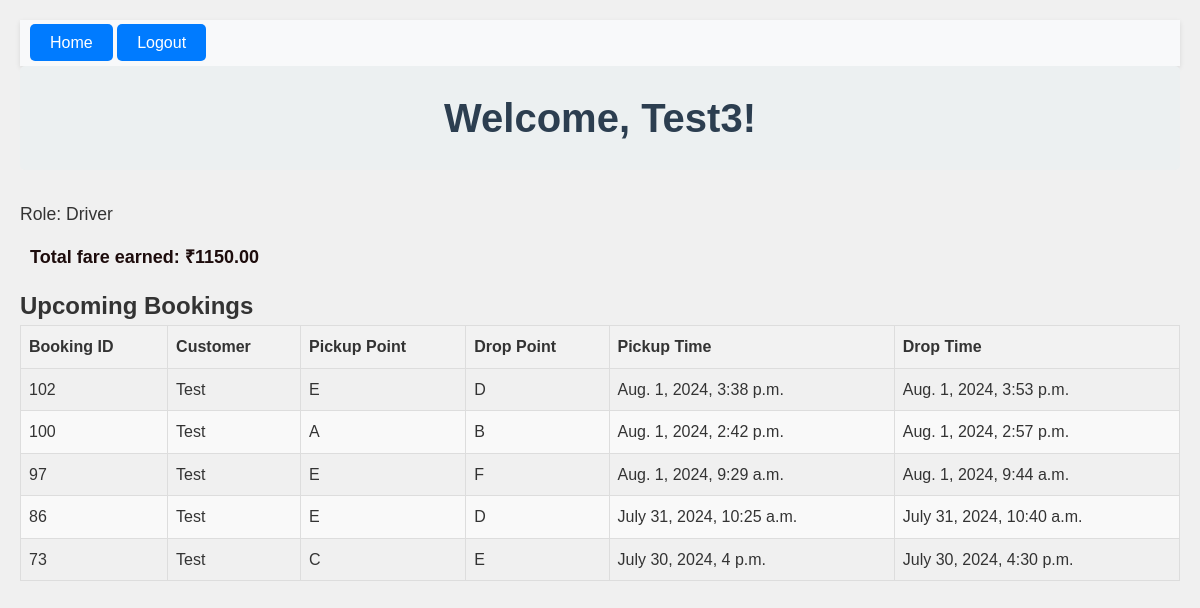
Before: /driver-dashboard/ (signed in) with the older database file.
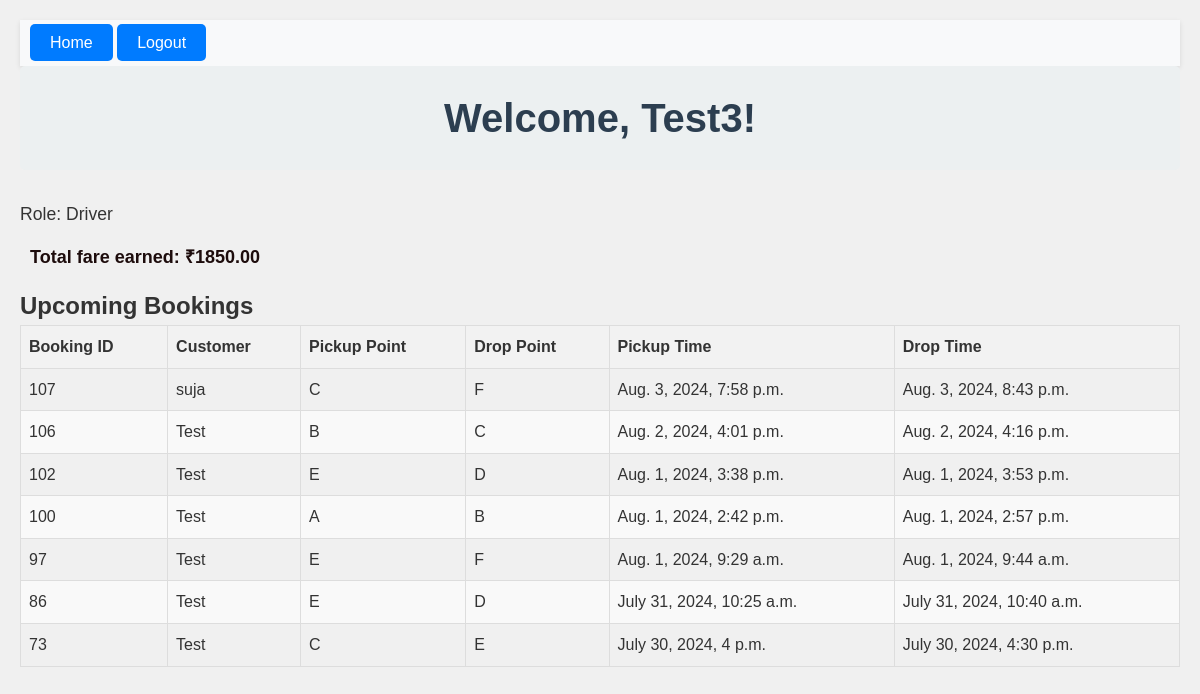
After: the same page with the newer database file.
### bookings/models.py (models this page shows)
class Booking(models.Model):
    booking_id = models.AutoField(primary_key=True)
    taxi = models.ForeignKey(Taxi, on_delete=models.CASCADE)
    customer = models.ForeignKey(Customer, on_delete=models.CASCADE)
    pickup_point = models.CharField(max_length=1, choices=[('A', 'A'), ('B', 'B'), ('C', 'C'), ('D', 'D'), ('E', 'E'), ('F', 'F')])
    drop_point = models.CharField(max_length=1, choices=[('A', 'A'), ('B', 'B'), ('C', 'C'), ('D', 'D'), ('E', 'E'), ('F', 'F')])
    pickup_time = models.DateTimeField()
    drop_time = models.DateTimeField(default=None, null=True, blank=True)
    booking_time = models.TimeField(auto_now_add=True)
    booking_date = models.DateField(auto_now_add=True)
    fare_amount = models.DecimalField(max_digits=10, decimal_places=2,default=0)

class Customer(models.Model):
    user = models.OneToOneField(User, null=True, blank=True, on_delete=models.SET_NULL)
    customer_id = models.AutoField(primary_key=True)
    customer_name = models.CharField(max_length=255)
    address_line1 = models.CharField(max_length=255, null=True, blank=True)
    city = models.CharField(max_length=100, null=True, blank=True)
    postal_code = models.CharField(max_length=20, null=True, blank=True)
    country = models.CharField(max_length=100, null=True, blank=True)

### bookings/decorators.py (the view)
    def wrap(request, *args, **kwargs):
        if request.user.groups.filter(name='Driver').exists():
            return function(request, *args, **kwargs)
        else:
            messages.error(request, "You do not have permission to view this page.")
            return redirect(reverse('index'))

### bookings/views.py (called while the page is built)
@login_required
@driver_required
def driver_dashboard(request):
    try:
        driver_taxi = request.user.assigned_taxi
    except ObjectDoesNotExist:
        driver_taxi = None
    if not driver_taxi:
        messages.error(request, "The page is not accessible because you are not assigned to any taxi.")
        return redirect('index')
    bookings = Booking.objects.filter(taxi=driver_taxi).order_by('-booking_date', '-booking_time')
    total_spent = sum(booking.fare_amount for booking in bookings)
    context = {
        'bookings': bookings,
        'taxi': driver_taxi,
        'user_role': 'Driver',
        'total_spent': total_spent
    }
    return render(request, 'driver_dashboard.html', context)

### bookings/templates/driver_dashboard.html (shortened to what this page needs)
{% extends 'base.html' %}
{% block content %}
<body>
    <header>
        <h1>Welcome, {{ user.username }}!</h1>
        <p>Role: {{ user_role }}</p>
        <p class="total-spent">Total fare earned: ₹{{total_spent}}</p>
    <main>
        <h2>Upcoming Bookings</h2>
        <table>
            <thead>
                <tr>
                    <th>Booking ID</th>
                    <th>Customer</th>
                    <th>Pickup Point</th>
                    <th>Drop Point</th>
                    <th>Pickup Time</th>
                    <th>Drop Time</th>
                </tr>
            </thead>
            <tbody>
                {% for booking in bookings %}
                <tr>
                    <td>{{ booking.booking_id }}</td>
                    <td>{{ booking.customer.customer_name }}</td>
                    <td>{{ booking.pickup_point }}</td>
                    <td>{{ booking.drop_point }}</td>
                    <td>{{ booking.pickup_time }}</td>
                    <td>{{ booking.drop_time }}</td>
                </tr>
                {% endfor %}
            </tbody>
        </table>
    </main>
</body>
{% endblock %}

Changed rows visible on the page:
added Booking: booking_id "107", customer.customer_name "suja", pickup_point "C", drop_point "F", pickup_time "Aug. 3, 2024, 7:58 p.m.", drop_time "Aug. 3, 2024, 8:43 p.m."
added Booking: booking_id "106", customer.customer_name "Test", pickup_point "B", drop_point "C", pickup_time "Aug. 2, 2024, 4:01 p.m.", drop_time "Aug. 2, 2024, 4:16 p.m."
Other visible differences:
{{ total_spent }}: "1150.00" → "1850.00"
